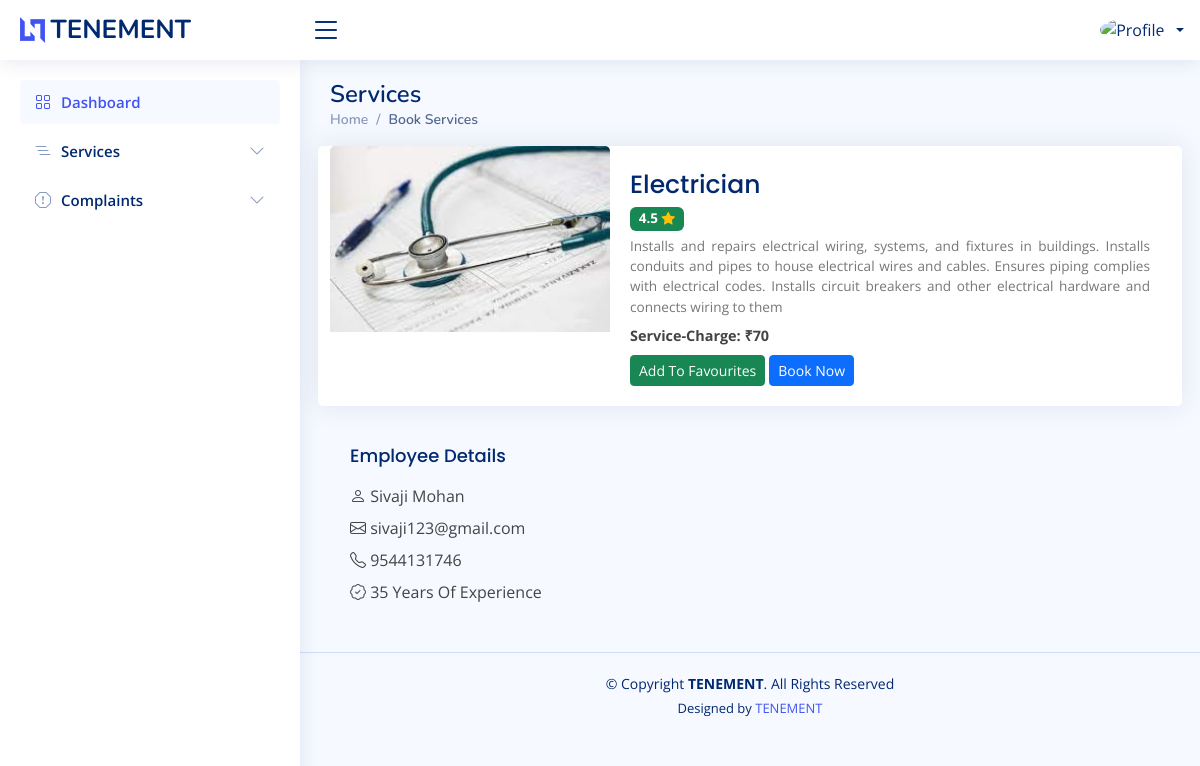
Page /user/serviceaction.php?serviceid=2 on the earlier database version.
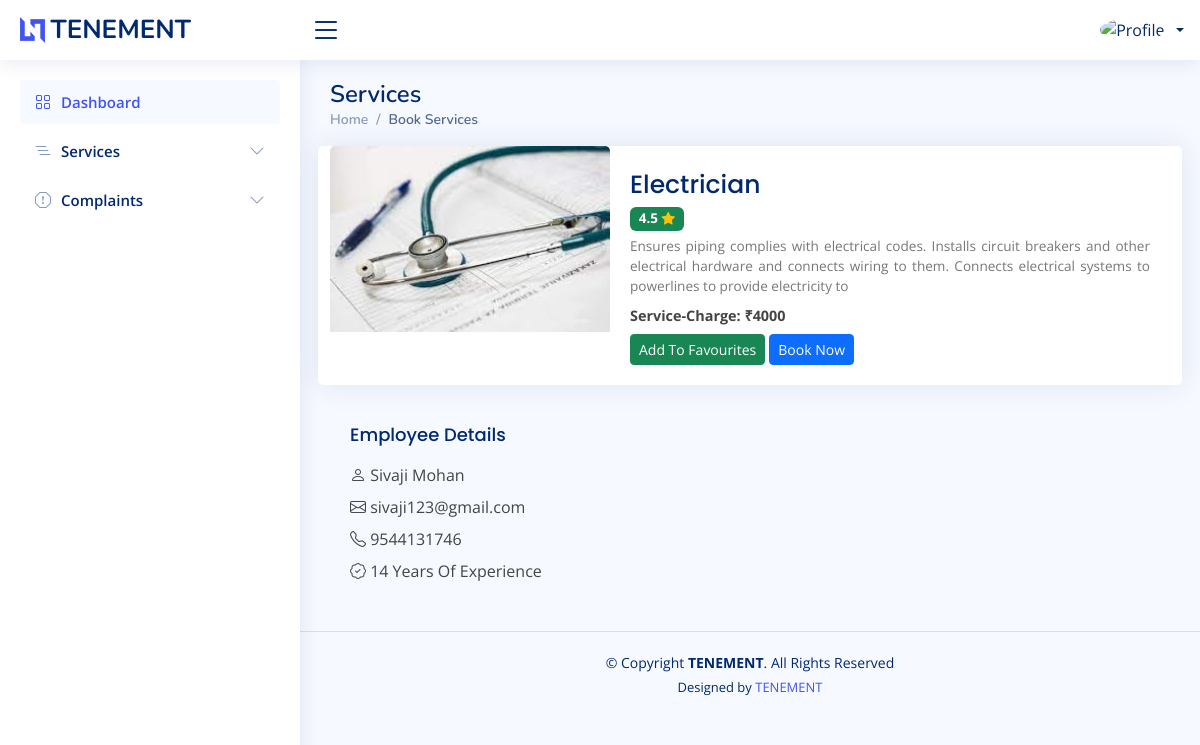
Same page on the later database version.
### tables this page shows
CREATE TABLE `addservice` (
  `serviceid` int(100) NOT NULL,
  `services` varchar(100) NOT NULL,
  `description` varchar(500) NOT NULL,
  `experience` varchar(100) NOT NULL,
  `rate` varchar(100) NOT NULL,
  `email` varchar(50) NOT NULL
);

### connect.php (called while the page is built, shortened)
<?php
$dbname="tenement";
$conn=mysqli_connect("localhost","root","",$dbname);
function select_data($sql)
{
  global $conn;
  $res = mysqli_query($conn, $sql);
  if ($res)
    return $res;
  else
    return False;
}
?>

### user/serviceaction.php (the view, shortened to what this page needs)
<?php
require 'header.php';
$serviceid = $_GET['serviceid'];
?>
<main id="main" class="main">
  <div class="pagetitle">
    <h1>Services</h1>
    <nav>
      <ol class="breadcrumb">
        <li class="breadcrumb-item"><a href="index.php">Home</a></li>
        <li class="breadcrumb-item active">Book Services</li>
      </ol>
    </nav>
  </div>
  <?php
  $sql = "SELECT * FROM addservice WHERE serviceid='$serviceid'";
  $data = select_data($sql);
  $row = mysqli_fetch_assoc($data);
  ?>
<?php
$sql1 = "SELECT * FROM addservice a,employee_register r WHERE r.email=a.email";
$data1 = select_data($sql1);
$row1 = mysqli_fetch_assoc($data1)
?>
  <section class="section">
    <div class="row align-items-top">
      <div class="card mb-3">
        <div class="row g-0">
          <div class="col-lg-4">
            <img src="../upload/service/add_service_<?php echo $row['serviceid']; ?>.jpg" class="card-img-top" alt="..." height="">
          </div>
          <div class="col-md-8">
            <div class="card-body">
              <p class="card-title" style="font-size: 25px;padding-bottom:0px;margin-bottom:0px"><?php echo $row['services'] ?></p>
              <p style="font-size: large;margin:0 0 5px;"> <span class="badge bg-success">4.5 <i class="bi bi-star-fill text-warning"></i></span></p>
              <p class="card-text mb-2" style="text-align: justify;font-size:85%;color:#777;"><?php echo $row['description']; ?></p>
              <p class="card-text mb-2" style="text-transform: capitalize;color:#444;font-size:90%;"> <b>Service-charge: ₹<?php echo $row['rate'] ?></b></p>
              <div class="btn-group">
              <a href="php/fav.php?serviceid=<?php echo $row['serviceid']?>&services=<?php echo $row['services'] ?>&fname=<?php echo $row1['fname'] ?>&lname=<?php echo $row1['lname'] ?>&description=<?php echo $row['description'] ?>&rate=<?php echo $row['rate'] ?>"  class="btn btn-success btn-sm">Add To Favourites</a>
              </div>
              <div class="btn-group">
                <a href="bookingaction.php?serviceid=<?php echo $serviceid ?>&services=<?php echo $row['services'] ?>" class="btn btn-primary btn-sm"></i> Book Now</a>
              </div>
            </div>
          </div>
        </div>
      </div>
      <div class="col-md-6">
            <div class="card-body">
            <p class="card-title" style="padding-right:15%">Employee Details</p>
            <p class="card-text mb-2" ><b><i class="bi bi-person"></i></b> <?php echo $row1['fname']?> <?php echo $row1['lname']?></p>
            <p class="card-text mb-2" ><b><i class="bi bi-envelope"></i></b> <?php echo $row1['email']?></p>
            <p class="card-text mb-2" ><b><i class="bi bi-telephone"></i></b> <?php echo $row1['phonenumber']?></p>
            <p class="card-text mb-2" ><b><i class="bi bi-patch-check"></i></b> <?php echo $row1['experience']?> Years Of Experience</p>
            </div>
  </section>
</main>

Differences in the rows shown:
changed addservice "Electrician": description "Installs and repairs electrical wiring, systems, and fixtures in buildings. Installs conduits and pipes to house electrical wires and cables. Ensures piping complies with electrical codes. Installs circuit breakers and other electrical hardware and connects wiring to them" → "Ensures piping complies with electrical codes. Installs circuit breakers and other electrical hardware and connects wiring to them. Connects electrical systems to powerlines to provide electricity to"; rate "70" → "4000"
changed addservice (number 2 of 2 on the later page): experience "35" → "14"
